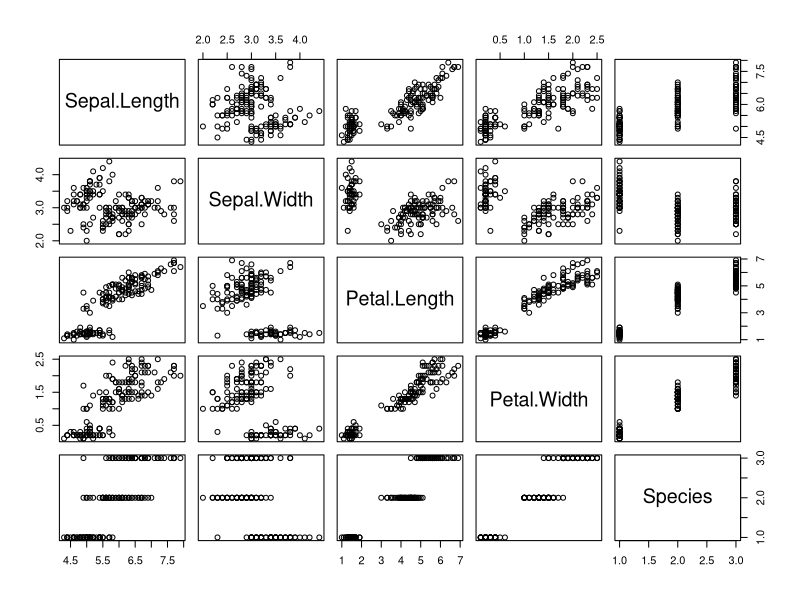
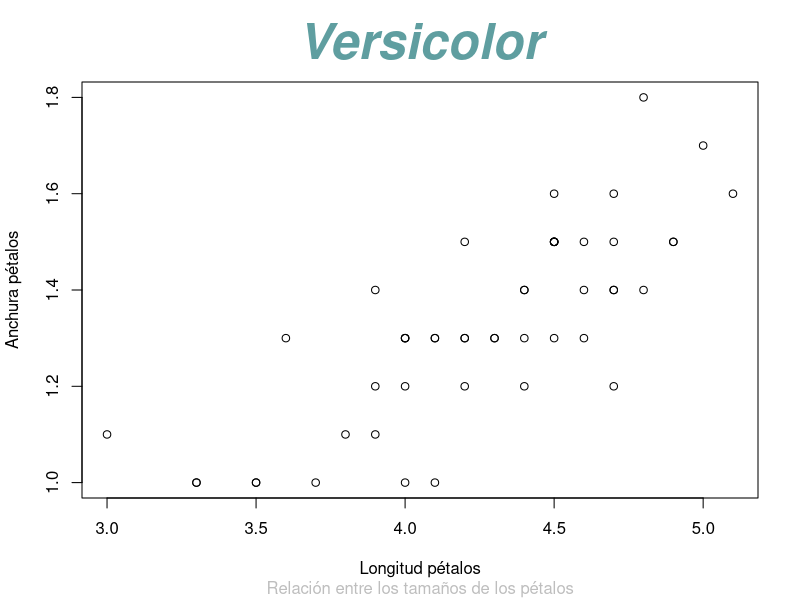
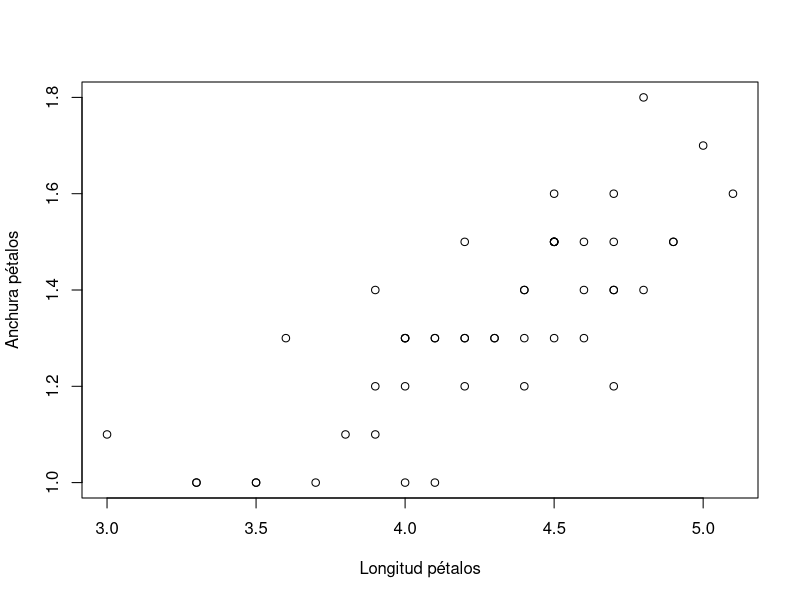

Write R code to recreate these figures, in order.
data("iris")
iris
pairs(iris)

# parece haber una relación lineal entre las variables Petal.Lenth y Pedal.Width

head(iris)
summary(iris)

Lenght <- iris$Petal.Length
Width <- iris$Petal.Width

Lenght_setosa <- Lenght[1:50]
Width_setosa <-  Width[1:50]

Lenght_versicolor <- Lenght[51:100]
Width_versicolor <- Width[51:100]

Lenght_virginica <- Lenght[101:150]
Width_virginica <- Width[101:150]

cor(Lenght_setosa, Width_setosa)           # 0.33163
cor(Lenght_versicolor, Width_versicolor)   # 0.7866681
cor(Lenght_virginica, Width_virginica)     # 0.3221082

# Haré el ajuste con los datos correspondientes a la flor versicolor

plot(Lenght_versicolor, Width_versicolor, xlab = "Longitud pétalos", ylab = "Anchura pétalos", type = "p", col = "black")
title("Versicolor", sub = "Relación entre los tamaños de los pétalos", col.main = "cadetblue", font.main = 4, cex.main = 3, col.sub = "grey") 

regresion <- lm(Lenght_versicolor ~ Width_versicolor)
summary(regresion)

plot(Lenght_versicolor, Width_versicolor, xlab = "Longitud pétalos", ylab = "Anchura pétalos", type = "p", col = "black")
abline(regresion, col = "red")




